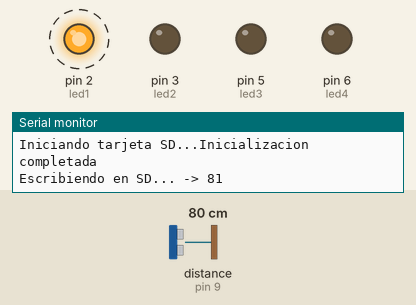
The sketch below on a simulated Arduino Uno, built with avr-gcc and run on an emulated ATmega328P. Shown: output pins drawn as LEDs (lit = HIGH), the last lines printed to the serial monitor. Dashed ring = blinking. The test bench sets the inputs (shaded band); at power-on: distance to the obstacle (sensor on pin 9) 80 cm. The echo pulse lasts 58.3 µs per cm; storage starts empty.

Above: at 1.8 s.
1.9 s: distance to the obstacle (sensor on pin 9) set to 44 cm
3.4 s: distance to the obstacle (sensor on pin 9) set to 35 cm
At 4.7 s:
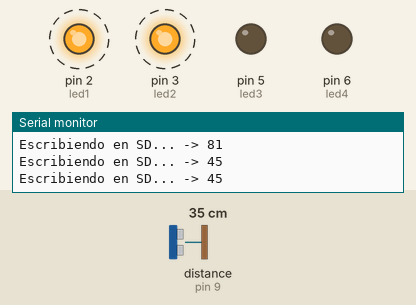
5.5 s: distance to the obstacle (sensor on pin 9) set to 32 cm
7.3 s: distance to the obstacle (sensor on pin 9) set to 26 cm
At 11.1 s:
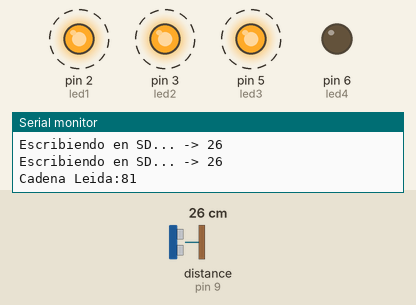
11.4 s: distance to the obstacle (sensor on pin 9) set to 21 cm
13.4 s: distance to the obstacle (sensor on pin 9) set to 17 cm
At 15.2 s:
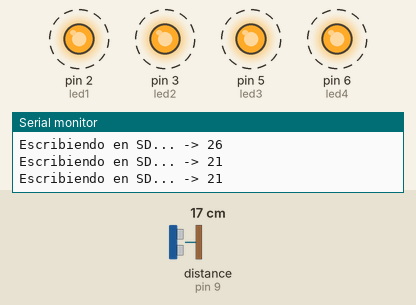
Timing chart, 0 to 16.7 s (numbered marks = the images above; inputs shaded):
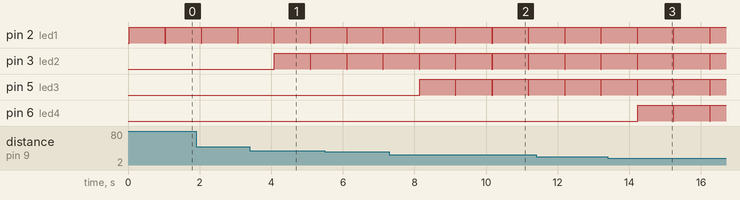

The sketch:

Ejercicio6.ino
```cpp
#include <SD.h>
#include <SPI.h>
#include <NewPing.h>

File fichero;
int ultimaPosicion = 0;

#define CS 4
#define SCK 13
#define MOSI 11
#define MISO 12

#define distanciaMaxima 200
#define triggerPin 8
#define echoPin 9

int led1 = 2;
int led2 = 3;
int led3 = 5;
int led4 = 6;

int delayTime = 1000;

NewPing sonar(triggerPin, echoPin, distanciaMaxima);

void setup() {
  pinMode(2, OUTPUT);
  pinMode(3, OUTPUT);
  pinMode(5, OUTPUT);
  pinMode(6, OUTPUT);
  Serial.begin(9600);
  Serial.print("Iniciando tarjeta SD...");
  if (!SD.begin(CS)) {
    Serial.println("Error al inicializar");
    return;
  }
  Serial.println("Inicializacion completada");
}

void loop() {
  for(int i = 0; i < 10; i++){
    fichero = SD.open("test.txt", FILE_WRITE);
    long dist = sonar.ping_cm(); //Medimos la distancia del ultrasonido en cm
    enciendeLeds(dist);
    if(fichero){
      Serial.print("Escribiendo en SD... -> ");
      fichero.println(dist);
      fichero.close();
      Serial.println(dist);
    }
    else{
      Serial.println("Error escribiendo");
    }
  }

  //Una vez que hemos escrito, leemos el contenido
  fichero = SD.open("test.txt"); //Abrimos el archivo Leds.txt

 int bytesTotales = fichero.size();
  String cadena = "";
  if (fichero) {
    if (ultimaPosicion >= bytesTotales);
      ultimaPosicion = 0;
    fichero.seek(ultimaPosicion);
    //--Leemos una línea de la hoja de texto
    while (fichero.available()) {
      char caracter = fichero.read();
      cadena = cadena + caracter;
      ultimaPosicion = fichero.position();
      if (caracter == 10){
        break;
      }
    }
    fichero.close();
    Serial.print("Cadena Leida:");
    Serial.print(cadena);
  } else {
    Serial.println("Error al abrir el archivo");
  }
}

void enciendeLeds(long dist){
  if(dist < 20){
    //Se encienden los 4 leds
    digitalWrite(led1, HIGH);
    digitalWrite(led2, HIGH);
    digitalWrite(led3, HIGH);
    digitalWrite(led4, HIGH);
  }
  else if(dist < 30){
    //Se encienden 3 leds
    digitalWrite(led1, HIGH);
    digitalWrite(led2, HIGH);
    digitalWrite(led3, HIGH);
  }
  else if(dist < 40){
    //Se encienden 2 leds
    digitalWrite(led1, HIGH);
    digitalWrite(led2, HIGH);
  }
  else{
    //Se enciende 1 led
    digitalWrite(led1, HIGH);
  }
  delay(delayTime);
  digitalWrite(led1,LOW);
  digitalWrite(led2,LOW);
  digitalWrite(led3,LOW);
  digitalWrite(led4,LOW);

}
```

Measured:
- the behaviour switches between 40 and 39 cm on distance to the obstacle (sensor on pin 9) (found by bisection; images 0 and 1)
- the behaviour switches between 30 and 29 cm on distance to the obstacle (sensor on pin 9) (found by bisection; images 1 and 2)
- the behaviour switches between 20 and 19 cm on distance to the obstacle (sensor on pin 9) (found by bisection; images 2 and 3)
- after the input at 3.4 s, pin 3 (led2): LOW → HIGH after 0.69 s, → LOW 1.0 s later, → HIGH 0.01 s later
- after the input at 7.3 s, pin 5 (led3): alternates HIGH for 1.0 s and LOW for 0.01 s, starting after 0.84 s
- after the input at 13.4 s, pin 6 (led4): alternates HIGH for 1.0 s and LOW for 0.01 s, starting after 0.83 s
- by itself, pin 2 (led1): alternates HIGH for 1.0 s and LOW for 0.01 s
